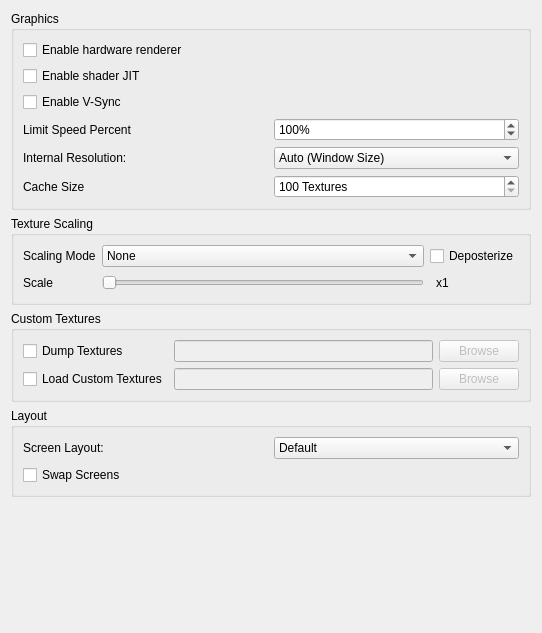
<?xml version="1.0" encoding="UTF-8"?>
<ui version="4.0">
 <class>ConfigureGraphics</class>
 <widget class="QWidget" name="ConfigureGraphics">
  <property name="geometry">
   <rect>
    <x>0</x>
    <y>0</y>
    <width>542</width>
    <height>633</height>
   </rect>
  </property>
  <property name="windowTitle">
   <string>Form</string>
  </property>
  <layout class="QVBoxLayout" name="verticalLayout">
   <item>
    <layout class="QVBoxLayout" name="verticalLayout_3">
     <item>
      <widget class="QGroupBox" name="groupBox">
       <property name="title">
        <string>Graphics</string>
       </property>
       <layout class="QVBoxLayout" name="verticalLayout_2">
        <item>
         <widget class="QCheckBox" name="toggle_hw_renderer">
          <property name="text">
           <string>Enable hardware renderer</string>
          </property>
         </widget>
        </item>
        <item>
         <widget class="QCheckBox" name="toggle_shader_jit">
          <property name="text">
           <string>Enable shader JIT</string>
          </property>
         </widget>
        </item>
        <item>
         <widget class="QCheckBox" name="toggle_vsync">
          <property name="text">
           <string>Enable V-Sync</string>
          </property>
         </widget>
        </item>
        <item>
         <layout class="QHBoxLayout" name="horizontalLayout_2">
          <item>
           <widget class="QLabel" name="label_2">
            <property name="text">
             <string>Limit Speed Percent</string>
            </property>
           </widget>
          </item>
          <item>
           <widget class="QSpinBox" name="frame_limit">
            <property name="suffix">
             <string>%</string>
            </property>
            <property name="maximum">
             <number>9999</number>
            </property>
            <property name="value">
             <number>100</number>
            </property>
           </widget>
          </item>
         </layout>
        </item>
        <item>
         <layout class="QHBoxLayout" name="horizontalLayout">
          <item>
           <widget class="QLabel" name="label">
            <property name="text">
             <string>Internal Resolution:</string>
            </property>
           </widget>
          </item>
          <item>
           <widget class="QComboBox" name="resolution_factor_combobox">
            <item>
             <property name="text">
              <string>Auto (Window Size)</string>
             </property>
            </item>
            <item>
             <property name="text">
              <string>Native (400x240)</string>
             </property>
            </item>
            <item>
             <property name="text">
              <string>2x Native (800x480)</string>
             </property>
            </item>
            <item>
             <property name="text">
              <string>3x Native (1200x720)</string>
             </property>
            </item>
            <item>
             <property name="text">
              <string>4x Native (1600x960)</string>
             </property>
            </item>
            <item>
             <property name="text">
              <string>5x Native (2000x1200)</string>
             </property>
            </item>
            <item>
             <property name="text">
              <string>6x Native (2400x1440)</string>
             </property>
            </item>
            <item>
             <property name="text">
              <string>7x Native (2800x1680)</string>
             </property>
            </item>
            <item>
             <property name="text">
              <string>8x Native (3200x1920)</string>
             </property>
            </item>
            <item>
             <property name="text">
              <string>9x Native (3600x2160)</string>
             </property>
            </item>
            <item>
             <property name="text">
              <string>10x Native (4000x2400)</string>
             </property>
            </item>
           </widget>
          </item>
         </layout>
        </item>
        <item>
         <widget class="QFrame" name="tex_cache_size_frame">
          <property name="toolTip">
           <string>&lt;html&gt;&lt;head/&gt;&lt;body&gt;&lt;p&gt;&lt;span style=&quot; font-size:14pt; font-weight:600; text-decoration: underline;&quot;&gt;Cache Size&lt;/span&gt;&lt;/p&gt;&lt;p&gt;This options sets the number of scaled or custom textures that is cached. Changing this option will reduce lag spikes when when game reuses a texture that has already been upscaled.&lt;/p&gt;&lt;p&gt;Note this option is RAM heavy!&lt;/p&gt;&lt;/body&gt;&lt;/html&gt;</string>
          </property>
          <layout class="QHBoxLayout" name="horizontalLayout_5">
           <property name="margin">
            <number>0</number>
           </property>
           <item>
            <widget class="QLabel" name="label_13">
             <property name="toolTip">
              <string/>
             </property>
             <property name="text">
              <string>Cache Size</string>
             </property>
            </widget>
           </item>
           <item>
            <widget class="QSpinBox" name="tex_cache_size">
             <property name="toolTip">
              <string/>
             </property>
             <property name="suffix">
              <string> Textures</string>
             </property>
             <property name="prefix">
              <string/>
             </property>
             <property name="minimum">
              <number>100</number>
             </property>
             <property name="maximum">
              <number>500</number>
             </property>
             <property name="singleStep">
              <number>10</number>
             </property>
             <property name="value">
              <number>100</number>
             </property>
            </widget>
           </item>
          </layout>
         </widget>
        </item>
       </layout>
      </widget>
     </item>
    </layout>
   </item>
   <item>
    <widget class="QGroupBox" name="groupBox_4">
     <property name="title">
      <string>Texture Scaling</string>
     </property>
     <property name="flat">
      <bool>false</bool>
     </property>
     <property name="checkable">
      <bool>false</bool>
     </property>
     <layout class="QGridLayout" name="gridLayout">
      <item row="0" column="0">
       <widget class="QLabel" name="label_3">
        <property name="frameShape">
         <enum>QFrame::NoFrame</enum>
        </property>
        <property name="frameShadow">
         <enum>QFrame::Plain</enum>
        </property>
        <property name="lineWidth">
         <number>1</number>
        </property>
        <property name="text">
         <string>Scaling Mode</string>
        </property>
        <property name="wordWrap">
         <bool>false</bool>
        </property>
        <property name="indent">
         <number>-1</number>
        </property>
       </widget>
      </item>
      <item row="1" column="1">
       <widget class="QSlider" name="tex_scale_factor">
        <property name="minimum">
         <number>1</number>
        </property>
        <property name="maximum">
         <number>6</number>
        </property>
        <property name="orientation">
         <enum>Qt::Horizontal</enum>
        </property>
        <property name="invertedAppearance">
         <bool>false</bool>
        </property>
        <property name="invertedControls">
         <bool>false</bool>
        </property>
        <property name="tickPosition">
         <enum>QSlider::NoTicks</enum>
        </property>
        <property name="tickInterval">
         <number>1</number>
        </property>
       </widget>
      </item>
      <item row="0" column="1">
       <widget class="QComboBox" name="tex_scale_mode">
        <item>
         <property name="text">
          <string>None</string>
         </property>
        </item>
        <item>
         <property name="text">
          <string>Bicubic</string>
         </property>
        </item>
        <item>
         <property name="text">
          <string>xBRz</string>
         </property>
        </item>
        <item>
         <property name="text">
          <string>Hybrid</string>
         </property>
        </item>
       </widget>
      </item>
      <item row="1" column="0">
       <widget class="QLabel" name="label_4">
        <property name="text">
         <string>Scale</string>
        </property>
       </widget>
      </item>
      <item row="1" column="2">
       <layout class="QHBoxLayout" name="horizontalLayout_6">
        <property name="spacing">
         <number>0</number>
        </property>
        <property name="leftMargin">
         <number>0</number>
        </property>
        <item>
         <widget class="QLabel" name="label_5">
          <property name="text">
           <string>x</string>
          </property>
          <property name="scaledContents">
           <bool>false</bool>
          </property>
          <property name="alignment">
           <set>Qt::AlignRight|Qt::AlignTrailing|Qt::AlignVCenter</set>
          </property>
          <property name="indent">
           <number>-1</number>
          </property>
         </widget>
        </item>
        <item>
         <widget class="QLabel" name="tex_scale_factor_lbl">
          <property name="text">
           <string>1</string>
          </property>
         </widget>
        </item>
        <item>
         <spacer name="horizontalSpacer">
          <property name="orientation">
           <enum>Qt::Horizontal</enum>
          </property>
          <property name="sizeType">
           <enum>QSizePolicy::Minimum</enum>
          </property>
          <property name="sizeHint" stdset="0">
           <size>
            <width>66</width>
            <height>20</height>
           </size>
          </property>
         </spacer>
        </item>
       </layout>
      </item>
      <item row="0" column="2">
       <widget class="QCheckBox" name="tex_scale_depos">
        <property name="text">
         <string>Deposterize</string>
        </property>
       </widget>
      </item>
     </layout>
     <zorder>label_3</zorder>
     <zorder>label_4</zorder>
     <zorder>tex_scale_factor</zorder>
     <zorder>tex_scale_mode</zorder>
     <zorder>tex_scale_depos</zorder>
    </widget>
   </item>
   <item>
    <widget class="QGroupBox" name="groupBox_3">
     <property name="title">
      <string>Custom Textures</string>
     </property>
     <layout class="QGridLayout" name="gridLayout_2">
      <item row="0" column="0">
       <widget class="QCheckBox" name="tex_dump">
        <property name="layoutDirection">
         <enum>Qt::LeftToRight</enum>
        </property>
        <property name="text">
         <string>Dump Textures</string>
        </property>
       </widget>
      </item>
      <item row="1" column="0">
       <widget class="QCheckBox" name="tex_load">
        <property name="layoutDirection">
         <enum>Qt::LeftToRight</enum>
        </property>
        <property name="text">
         <string>Load Custom Textures</string>
        </property>
       </widget>
      </item>
      <item row="0" column="1">
       <widget class="QLineEdit" name="tex_dump_dir">
        <property name="enabled">
         <bool>false</bool>
        </property>
        <property name="cursor">
         <cursorShape>IBeamCursor</cursorShape>
        </property>
        <property name="text">
         <string/>
        </property>
        <property name="readOnly">
         <bool>false</bool>
        </property>
       </widget>
      </item>
      <item row="1" column="2">
       <widget class="QPushButton" name="tex_load_browse">
        <property name="enabled">
         <bool>false</bool>
        </property>
        <property name="text">
         <string>Browse</string>
        </property>
       </widget>
      </item>
      <item row="1" column="1">
       <widget class="QLineEdit" name="tex_load_dir">
        <property name="enabled">
         <bool>false</bool>
        </property>
        <property name="readOnly">
         <bool>true</bool>
        </property>
       </widget>
      </item>
      <item row="0" column="2">
       <widget class="QPushButton" name="tex_dump_browse">
        <property name="enabled">
         <bool>false</bool>
        </property>
        <property name="text">
         <string>Browse</string>
        </property>
       </widget>
      </item>
     </layout>
    </widget>
   </item>
   <item>
    <widget class="QGroupBox" name="layoutBox">
     <property name="title">
      <string>Layout</string>
     </property>
     <layout class="QHBoxLayout" name="horizontalLayout_3">
      <item>
       <layout class="QVBoxLayout" name="verticalLayout_4">
        <item>
         <layout class="QHBoxLayout" name="horizontalLayout_4">
          <item>
           <widget class="QLabel" name="label1">
            <property name="text">
             <string>Screen Layout:</string>
            </property>
           </widget>
          </item>
          <item>
           <widget class="QComboBox" name="layout_combobox">
            <item>
             <property name="text">
              <string>Default</string>
             </property>
            </item>
            <item>
             <property name="text">
              <string>Single Screen</string>
             </property>
            </item>
            <item>
             <property name="text">
              <string>Large Screen</string>
             </property>
            </item>
            <item>
             <property name="text">
              <string>Side by Side</string>
             </property>
            </item>
           </widget>
          </item>
         </layout>
        </item>
        <item>
         <widget class="QCheckBox" name="swap_screen">
          <property name="text">
           <string>Swap Screens</string>
          </property>
         </widget>
        </item>
       </layout>
      </item>
     </layout>
    </widget>
   </item>
   <item>
    <spacer name="verticalSpacer">
     <property name="orientation">
      <enum>Qt::Vertical</enum>
     </property>
     <property name="sizeHint" stdset="0">
      <size>
       <width>20</width>
       <height>40</height>
      </size>
     </property>
    </spacer>
   </item>
  </layout>
 </widget>
 <tabstops>
  <tabstop>toggle_hw_renderer</tabstop>
  <tabstop>toggle_shader_jit</tabstop>
  <tabstop>toggle_vsync</tabstop>
  <tabstop>frame_limit</tabstop>
  <tabstop>resolution_factor_combobox</tabstop>
  <tabstop>tex_cache_size</tabstop>
  <tabstop>tex_scale_mode</tabstop>
  <tabstop>tex_scale_depos</tabstop>
  <tabstop>tex_scale_factor</tabstop>
  <tabstop>tex_dump</tabstop>
  <tabstop>tex_dump_dir</tabstop>
  <tabstop>tex_dump_browse</tabstop>
  <tabstop>tex_load</tabstop>
  <tabstop>tex_load_dir</tabstop>
  <tabstop>tex_load_browse</tabstop>
  <tabstop>layout_combobox</tabstop>
  <tabstop>swap_screen</tabstop>
 </tabstops>
 <resources/>
 <connections>
  <connection>
   <sender>toggle_hw_renderer</sender>
   <signal>toggled(bool)</signal>
   <receiver>resolution_factor_combobox</receiver>
   <slot>setEnabled(bool)</slot>
   <hints>
    <hint type="sourcelabel">
     <x>40</x>
     <y>49</y>
    </hint>
    <hint type="destinationlabel">
     <x>519</x>
     <y>150</y>
    </hint>
   </hints>
  </connection>
  <connection>
   <sender>tex_dump</sender>
   <signal>toggled(bool)</signal>
   <receiver>tex_dump_dir</receiver>
   <slot>setEnabled(bool)</slot>
   <hints>
    <hint type="sourcelabel">
     <x>103</x>
     <y>321</y>
    </hint>
    <hint type="destinationlabel">
     <x>191</x>
     <y>321</y>
    </hint>
   </hints>
  </connection>
  <connection>
   <sender>tex_load</sender>
   <signal>toggled(bool)</signal>
   <receiver>tex_load_dir</receiver>
   <slot>setEnabled(bool)</slot>
   <hints>
    <hint type="sourcelabel">
     <x>125</x>
     <y>347</y>
    </hint>
    <hint type="destinationlabel">
     <x>170</x>
     <y>344</y>
    </hint>
   </hints>
  </connection>
  <connection>
   <sender>tex_dump</sender>
   <signal>toggled(bool)</signal>
   <receiver>tex_dump_browse</receiver>
   <slot>setEnabled(bool)</slot>
   <hints>
    <hint type="sourcelabel">
     <x>137</x>
     <y>316</y>
    </hint>
    <hint type="destinationlabel">
     <x>522</x>
     <y>327</y>
    </hint>
   </hints>
  </connection>
  <connection>
   <sender>tex_load</sender>
   <signal>toggled(bool)</signal>
   <receiver>tex_load_browse</receiver>
   <slot>setEnabled(bool)</slot>
   <hints>
    <hint type="sourcelabel">
     <x>131</x>
     <y>352</y>
    </hint>
    <hint type="destinationlabel">
     <x>522</x>
     <y>356</y>
    </hint>
   </hints>
  </connection>
  <connection>
   <sender>tex_scale_factor</sender>
   <signal>valueChanged(int)</signal>
   <receiver>tex_scale_factor_lbl</receiver>
   <slot>setNum(int)</slot>
   <hints>
    <hint type="sourcelabel">
     <x>269</x>
     <y>261</y>
    </hint>
    <hint type="destinationlabel">
     <x>455</x>
     <y>264</y>
    </hint>
   </hints>
  </connection>
 </connections>
</ui>
